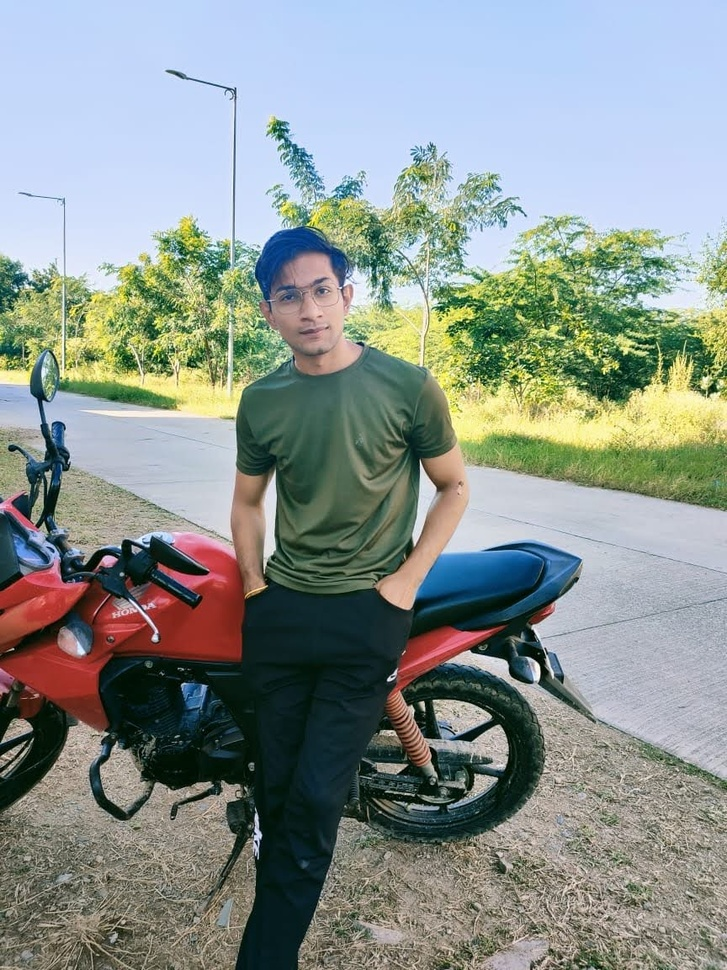
#> input picture MINI_OpenCV_projects/Color detection/nick.jpg, 727 x 970 px, shrunk from 864 x 1152 before the run, found by its file name
$ python 'image Transpose.py'
#> lines starting #> are read from the running program, lines starting #| are printed output that depends on the picture
import cv2
import numpy as np

img = cv2.imread('nick.jpg')
#> img is the input picture: shape (970, 727, 3); mean B, G, R 142.3, 147.2, 138.1

rotated_image = cv2.transpose(img)
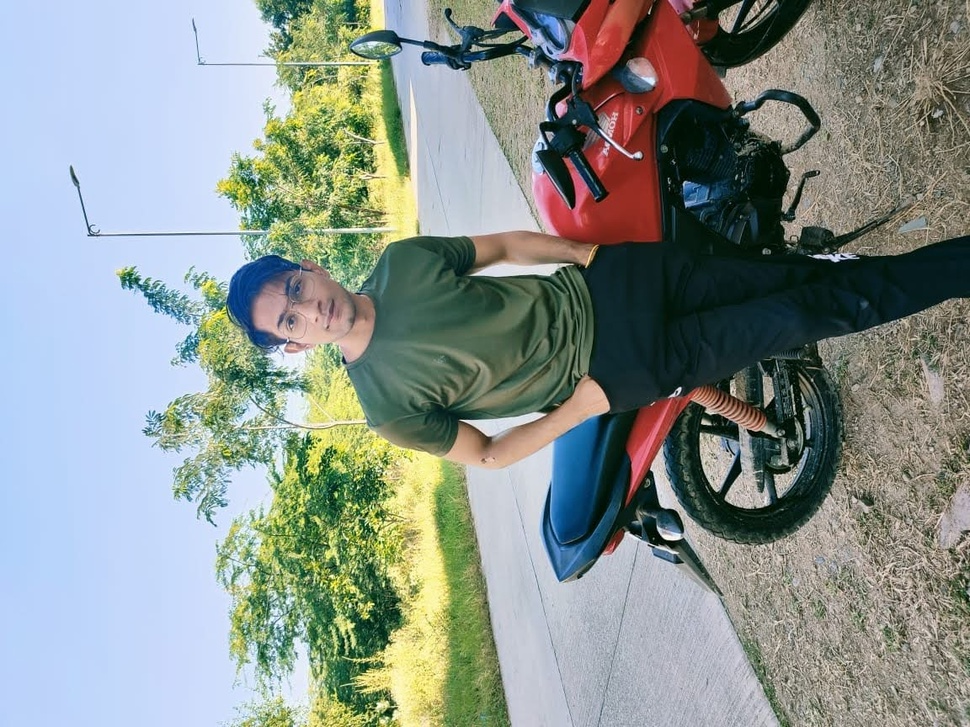
#> rotated_image: shape (727, 970, 3); mean B, G, R 142.3, 147.2, 138.1

cv2.imshow('Rotated Image', rotated_image)
cv2.imshow('Original Image', img)

cv2.waitKey(0)
cv2.destroyAllWindows()

$ run again, with MINI_OpenCV_projects/Color detection/colorpic.jpg copied over MINI_OpenCV_projects/Color detection/nick.jpg
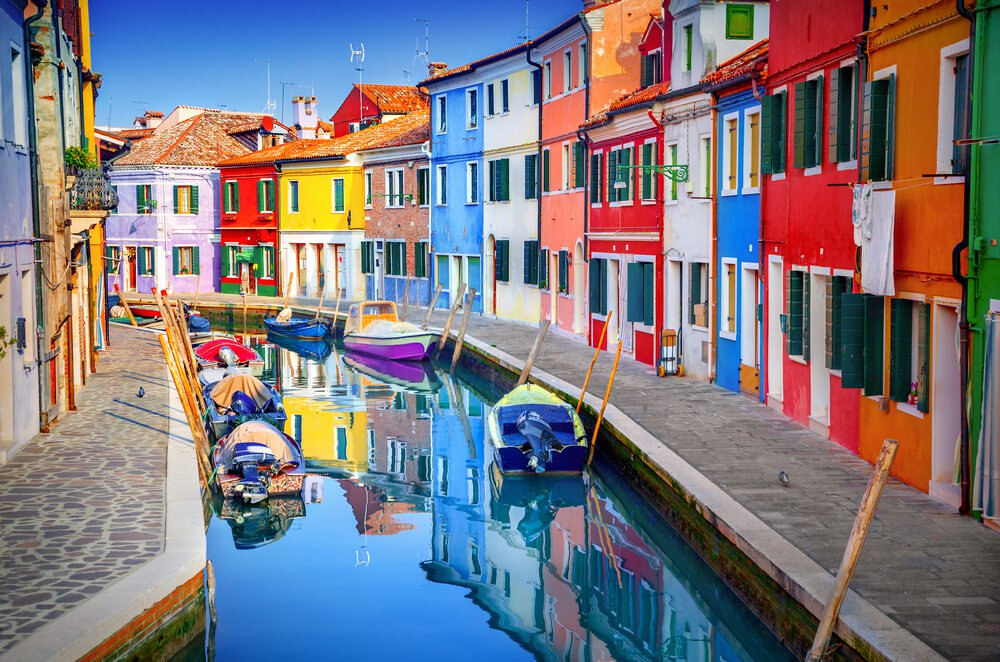
#> input picture MINI_OpenCV_projects/Color detection/colorpic.jpg, 1000 x 662 px, found by its file name
#> img is the input picture: shape (662, 1000, 3); mean B, G, R 127.2, 120.1, 124.8
#> `rotated_image = cv2.transpose(img)`:
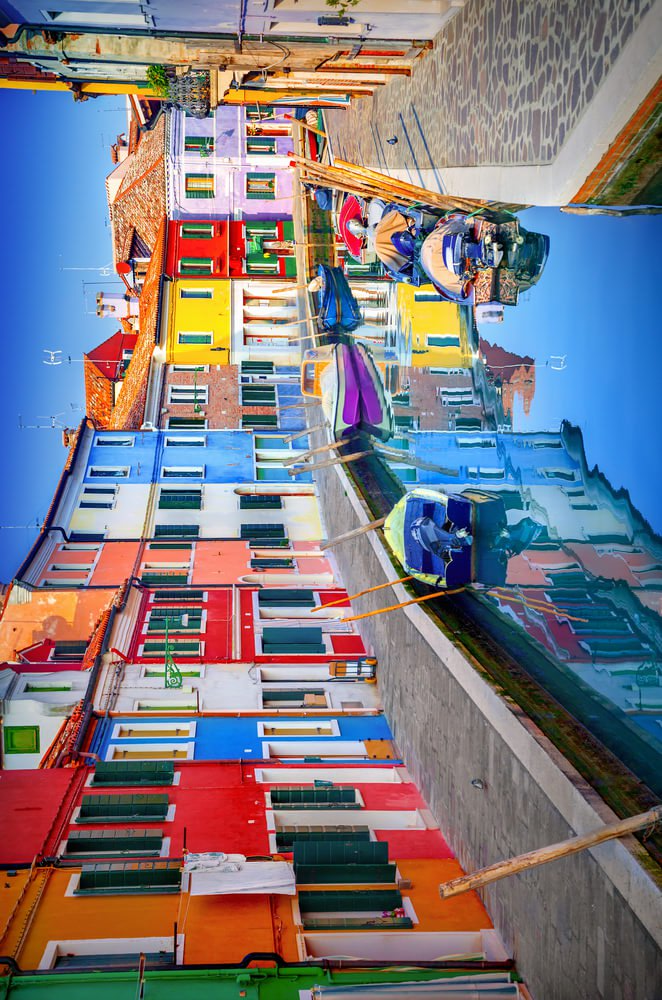
#> rotated_image: shape (1000, 662, 3); mean B, G, R 127.2, 120.1, 124.8
